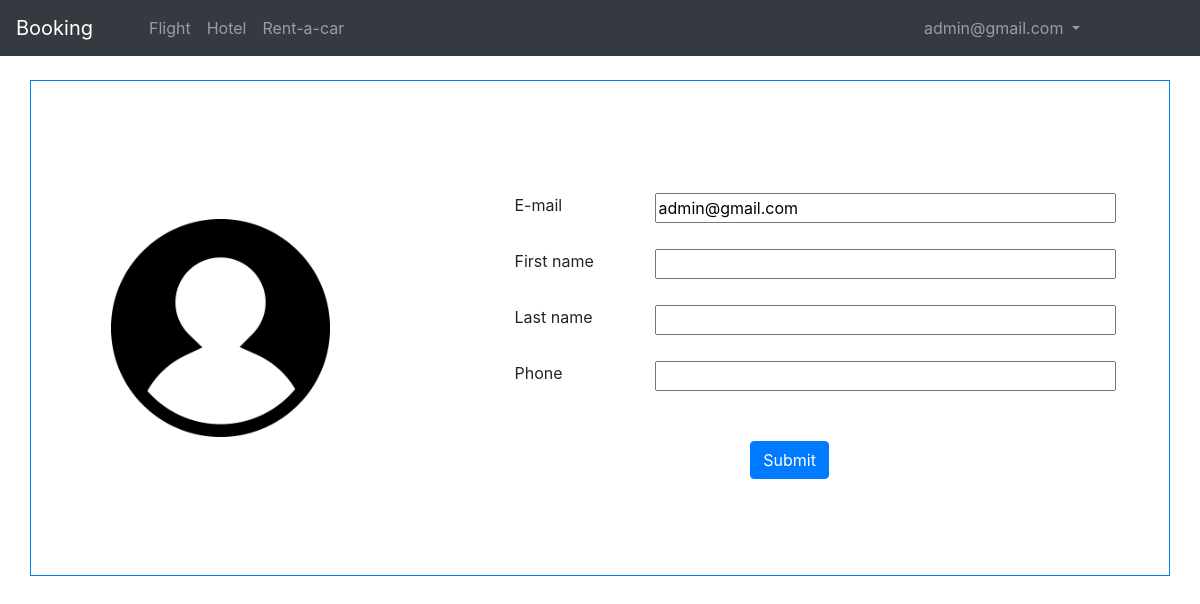
The app's page /profile/ (signed in), older data.
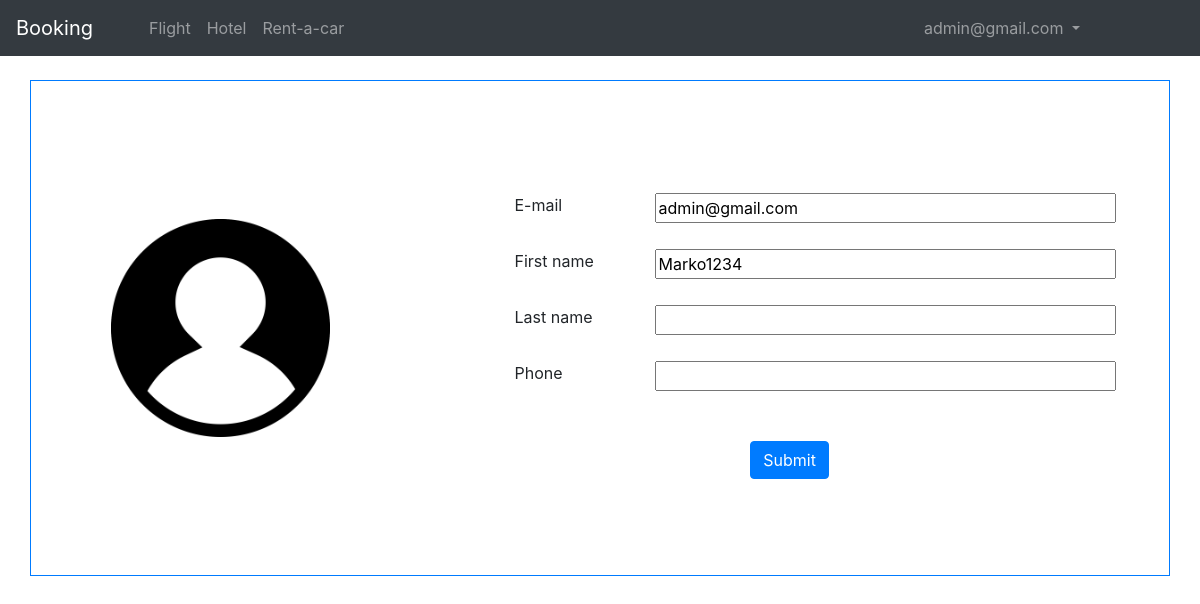
The same page, newer data.
### Users/models.py (models this page shows, shortened)
class CustomUser(AbstractUser):
    username = None
    email = models.EmailField(_('email address'), unique=True)
    city = models.CharField(max_length=100, default='', blank=True)
    phone = models.CharField(max_length=15, default='', blank=True)
    USERNAME_FIELD = 'email'
    REQUIRED_FIELDS = []
    objects = UserManager()

### Users/views.py (the view)
# urls.py: path('profile/', user_views.profile, name='profile'),
@login_required
def profile(request):
    if request.method == 'POST':
        form = ProfileUpdateForm(request.POST, instance=request.user)
        if form.is_valid():
            form.save()
            messages.success(request, f'Your account has been updated')
            return redirect('profile')
    else:
        form = ProfileUpdateForm(instance=request.user)
    return render(request, 'Users/profile.html', {'form':form})

### Users/forms.py
class ProfileUpdateForm(UserChangeForm):
    class Meta:
        model = CustomUser
        fields = ['email', 'first_name', 'last_name', 'phone']

### Users/templates/Users/profile.html (shortened to what this page needs)
{% extends 'base.html' %}
{% load staticfiles %}
{% block body %}
    <div class="container">
        <div class="row justify-content-center border border-primary mt-4">
            <div class="col-md-4 d-flex align-items-center">
                <img id="user_image" class="my-5 p-5 mx-auto" src="{% static 'profile_image.png' %}">
            </div>
            <div class="col-md-8 d-flex align-items-center">
                <form method="post" class="my-5 p-5 mx-auto" style="min-width: 35rem">
                    <div class="form-row mt-3">
                        <div class="col-3">
                            <label>E-mail</label>
                        </div>
                        <div class="col-9">
                            {{ form.email }}
                        </div>
                    </div>
                    <div class="form-row mt-4">
                        <div class="col-3">
                            <label>First name</label>
                        </div>
                        <div class="col-9">
                            {{ form.first_name }}
                        </div>
                    </div>
                    <div class="form-row mt-4">
                        <div class="col-3">
                            <label>Last name</label>
                        </div>
                        <div class="col-9">
                            {{ form.last_name }}
                        </div>
                    </div>
                    <div class="form-row mt-4">
                        <div class="col-3">
                            <label>Phone</label>
                        </div>
                        <div class="col-9">
                            {{ form.phone }}
                        </div>
                    </div>
                    <div class="row mt-5 justify-content-center">
                        <button type="submit" class="btn btn-primary">Submit</button>
                    </div>
                </form>
            </div>
        </div>
    </div>
{% endblock %}

### templates/base.html (shortened to what this page needs)
{% load staticfiles %}
<!DOCTYPE html>
<html lang="en">
<head>
    <link rel="stylesheet" type="text/css" href="{% static 'css/style.css' %}">
    <link rel="stylesheet" type="text/css" href="{% static 'css/flight_seats.css' %}">
    <link rel="stylesheet" href="https://cdnjs.cloudflare.com/ajax/libs/font-awesome/4.7.0/css/font-awesome.min.css">
    <link rel="stylesheet" href="https://maxcdn.bootstrapcdn.com/bootstrap/4.0.0/css/bootstrap.min.css">
</head>
<body>
<nav class="navbar navbar-expand-lg navbar-dark bg-dark " >
    <a class="navbar-brand mr-5" href="/">Booking</a>
    <div class="collapse navbar-collapse" id="navbarSupportedContent">
        <ul class="navbar-nav mr-auto">
            {% block flight_active %}
            <li class="nav-item">
            {% endblock %}
                <a class="nav-link" href="{% url 'airlines' %}">Flight</a>
            </li>
            {% block hotel_active %}
            <li class="nav-item">
            {% endblock %}
                <a class="nav-link" href="{% url 'hotels' %}">Hotel</a>
            </li>
            {% block rentacar_active %}
            <li class="nav-item">
            {% endblock %}
                <a class="nav-link" href="{% url 'rentacars' %}">Rent-a-car</a>
            </li>
        </ul>
        {% if user.is_authenticated %}
        <ul class="navbar-nav mr-5 px-5 ">
            <li class="nav-item dropdown">
                <a class="nav-link dropdown-toggle" href="#" id="navbarDropdown" role="button" data-toggle="dropdown" aria-haspopup="true" aria-expanded="false">
                    {{ user.email }}
                </a>
            </li>
        </ul>
        {% endif %}
    </div>
</nav>
{% block body %}
{% endblock %}
</body>
</html>

Row changes from the older to the newer data that the page shows:
changed CustomUser "admin@gmail.com": first_name (not shown) → "Marko1234"
